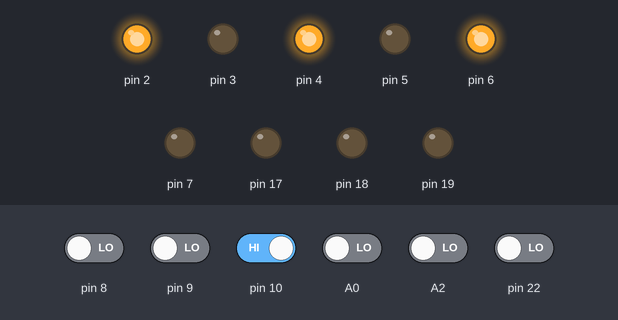
This sketch was run on a simulated Arduino Uno, built with avr-gcc and run on an emulated ATmega328P. On the bench: output pins drawn as LEDs (lit = HIGH). The test bench sets the inputs (shaded band); at power-on: pin 10 HIGH, A0, A2, pin 8, pin 9, pin 22 LOW. EEPROM starts erased; what the sketch prints to the serial monitor is not drawn.

Above: at 5.9 s.
6.0 s: pin 9 driven HIGH
At 10.2 s:
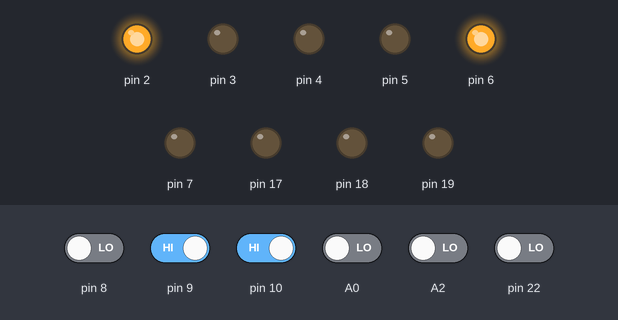
11.2 s: pin 22 driven HIGH
At 12.7 s:
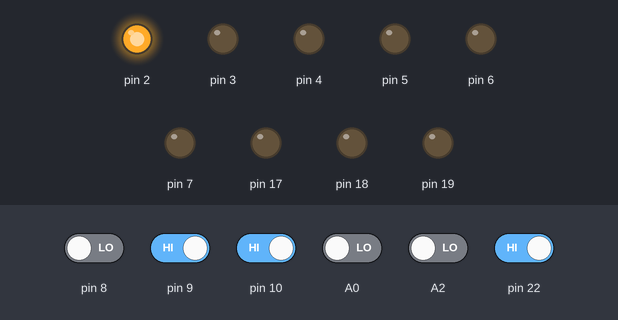
13.6 s: pin 9 driven LOW
At 14.7 s:
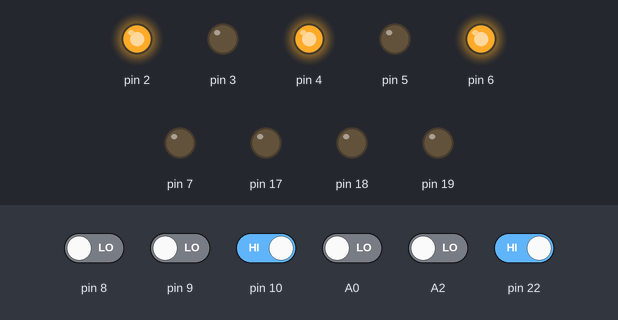
17.4 s: pin 8 driven HIGH and pin 9 driven HIGH
At 19.8 s:
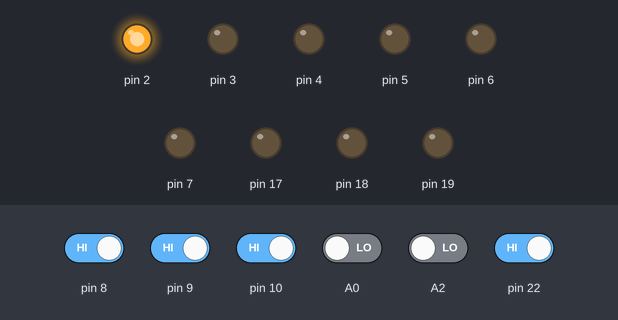
24.2 s: pin 22 driven LOW
At 24.6 s:
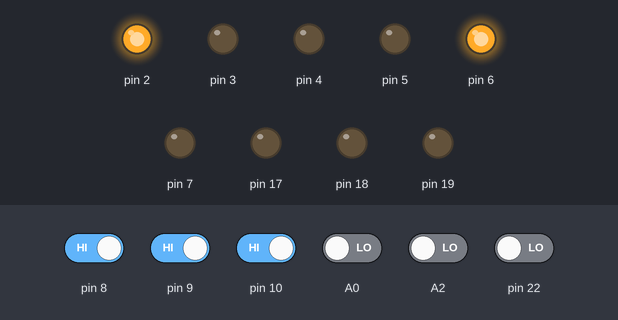
25.7 s: pin 10 driven LOW and pin 22 driven HIGH
At 27.2 s:
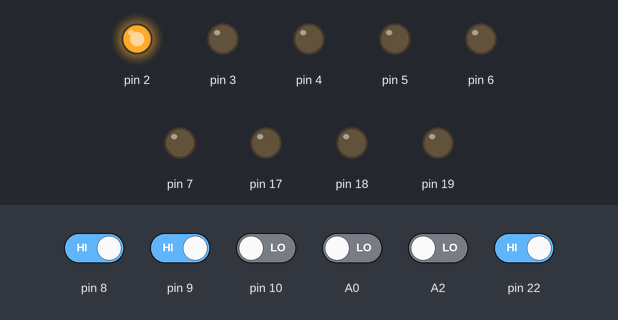
Timing chart, 0 to 28.7 s (numbered marks = the images above; inputs shaded):
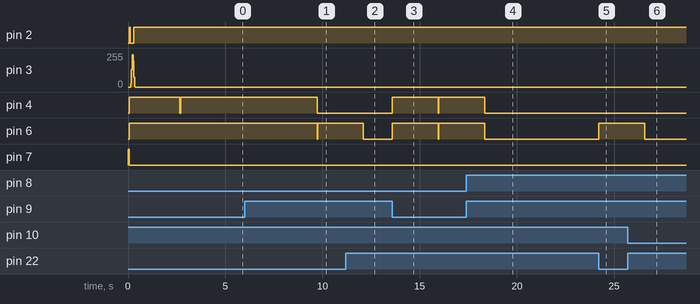

Measured:
- after the input at 6.0 s, pin 4: HIGH → LOW after 3.7 s; pin 6: HIGH → LOW after 3.7 s, → HIGH 0.03 s later
- after the input at 11.2 s, pin 6: goes on until 12.1 s, then stays LOW
- after the input at 13.6 s, pin 4, pin 6: LOW → HIGH at once, → LOW 2.4 s later, → HIGH 0.03 s later
- after the input at 17.4 s, pin 4, pin 6: goes on until 18.3 s, then stays LOW
- after the input at 24.2 s, pin 6: LOW → HIGH at once
- after the input at 25.7 s, pin 6: goes on until 26.6 s, then stays LOW
- by itself, pin 3: rises from 0/255 to 242/255 in 0.08 s, then falls to 0/255 in 0.16 s

The sketch:

SM_ARM_8M_may1_v0.ino
```cpp
#include <EEPROM.h>

int Out_MDir = 2;    // PD2 Out pin Motor Direction 0 = up / 1 = down
int Out_MPWM = 3;    // PD3 Out pin Motor PWM 0 = stop / 1 = max speed
int Out_LAMP1 = 4;   // PD4 OUT LAMP1 Main Light
int Out_LAMP2 = 6;   // PD6 OUT LAMP2 Fan On
int Out_LAMP3 = 7;   // PD7 OUT LAMP3 Battery faul
int In_PB7 = 15;     // PINB 7 Doorbell Digital Input 7
int In_PB6 = 14;     // PINB 6 Fan ON Digital Input 6
int In_PB2 = 10;     // PINB 2 Power Battery faul 0 if Battery V < 10V / 1 if Battery V > 10V
int In_PB1 = 9;      // PINB 1 Lamp turn ON Digital Input 1
int In_PB0 = 8;      // PINB 0 Limit SW Digital Input 0
int In_IRsens2 = A2; // PINC 2 Input IR sensor 2 Object in The Gate Line
int In_IRsens1 = A1; // PINC 1 Input IR sensor 1 Object in front of Gate
int In_IRsens0 = A0; // PINC 0 Input IR sensor 0 Limit SW
//int VBat = A7;       // V Bat sensor ADC 7 in
//int VPV = A6;        // V Solar panel ADC 6 in
int val = 0;      // variable to store the read value
int var = 0;      // variable for different operations
int dc = 25;    // Duty cicle
int MSpeed = 0;   // variable for Motor Speed 0=stop 25=full speed

float dataF = 0;    // direction write/read EEPROM
char data_rcvd = 0; // serial data

void setup() {
  DDRB = 0b00000000; // PORT B IN digital Inputs Port
  PORTB = 0b00000000; // PORT B pull-ups are OFF

  DDRC = 0b00111000; // PORT C IN/OUT Port
  PORTC = 0b00000000; // GATE is PULL-UP ON

  DDRD = 0b11111100; // PORT D OUT RELAY Port
  PORTD = 0b10000000; // PORT D LAMPs and Motor are OFF

  Serial.begin(9600);       // initialize UART with baud rate of 9600 bps

  cli(); // No interrupts
}

void loop() {
RESET:
  //data_rcvd = Serial.read();   // read one byte from serial buffer and save to data_rcvd

  for (;;){ //Power Battery check
  data_rcvd = PORTD;   Serial.write(data_rcvd); //setd to serial PORTD state
  delay(10000); //0,01 sec
  val = bitRead(PINB, 2); //Power Battery faul
  if (val == 0) PORTD = 0b11000000;
  else   break;  }

  //Up or Down condition check in EEPROM
  EEPROM.get(6, dataF);
  /////////////////////////////////////////////////////////// UP //////
  if (dataF == 0)
  { // If Up condition we write Down condition in EEPROM
    dataF = 1;
    EEPROM.put(6, dataF);

    //Slow start of Motor
    PORTD = 0b01011000;    data_rcvd = PORTD;   Serial.write(data_rcvd); //setd to serial PORTD state
    for (int i = 0; i < 24; i++) // timeout 9 sec
    {
      MSpeed = i;
      for (int pwm = 0; pwm < 100; pwm++){       for (int c = 0; c < dc; c++) { if (c <= MSpeed)  PORTD = 0b01011000; else PORTD = 0b01010000;}    }
    }

    //Main moving 10 sec
    for (int i = 0; i < 215; i++) // timeout 9 sec
    {
      if (MSpeed == 0) break;
      else {}
      MSpeed = 25;//ceil(25 - i / 7);
      PORTD = 0b01011000;     data_rcvd = PORTD;   Serial.write(data_rcvd); //setd to serial PORTD state
      for (int pwm = 0; pwm < 1000; pwm++){       for (int c = 0; c < dc; c++) { if (c <= MSpeed)  PORTD = 0b01011000; else PORTD = 0b01010000;}    }

      // If we get Stop command we stop moving
      val = bitRead(PINB, 0); //SW STOP
      var = bitRead(PINC, 0); //SW STOP IR
      val = val * var;
      if (val == 0)
      {
        //Turn On Light and Up motor STOP
        for (int ii = 0; ii < 25; ii++)
        {
          if (MSpeed != 0)
          {
            MSpeed--;
            for (int pwm = 0; pwm < 100; pwm++){       for (int c = 0; c < dc; c++) { if (c <= MSpeed)  PORTD = 0b01011000; else PORTD = 0b01010000;}    }
          }
          else
          {
            if (dataF == 1)         PORTD = 0b00000100; // UP + LIGHT
            else                    PORTD = 0b00000000; // UP + LIGHT
            data_rcvd = PORTD;   Serial.write(data_rcvd); //setd to serial PORTD state
            break;
          }
        }
      }
      else {}
    }

    //Turn OFF Light and Down motor in STOP
    //if (dataF == 1)         PORTD = 0b00000100; // UP + LIGHT
    //else                    PORTD = 0b00000000; // UP + LIGHT
    //data_rcvd = PORTD;   Serial.write(data_rcvd); //setd to serial PORTD state
  }
  /////////////////////////////////////////////// DOWN //////
  else
  {
    // If Down condition we write Up condition in EEPROM
    dataF = 0;
    EEPROM.put(6, dataF);

    //Slow start of Motor
    PORTD = 0b01011100;    data_rcvd = PORTD;   Serial.write(data_rcvd); //setd to serial PORTD state
    for (int i = 0; i < 24; i++) // timeout 9 sec
    {
    MSpeed = i;
    for (int pwm = 0; pwm < 100; pwm++){       for (int c = 0; c < dc; c++) { if (c <= MSpeed)  PORTD = 0b01011100; else PORTD = 0b01010100;}    }
    val = bitRead(PINC, 2); //IR Object in the gate line
    if (val == 0) goto RESET; //If any object in the gate line Arm goes to UP
    else {}
    }

    //Main moving 10 sec
    for (int i = 0; i < 215; i++) // timeout 9 sec
    {
      if (MSpeed == 0) break;
      else {}
      MSpeed = 25;//ceil(25 - i / 7);
      PORTD = 0b01011100;  data_rcvd = PORTD;   Serial.write(data_rcvd); //setd to serial PORTD state
      for (int pwm = 0; pwm < 1000; pwm++){       for (int c = 0; c < dc; c++) { if (c <= MSpeed)  PORTD = 0b01011100; else PORTD = 0b01010100;}    }

      // If we get Stop command we stop moving
      val = bitRead(PINC, 2); //IR Object in the gate line
      if (val == 0) goto RESET; //If any object in the gate line Arm goes to UP
      val = bitRead(PINB, 0); //SW STOP
      var = bitRead(PINC, 0); //SW STOP IR
      val = val * var;
      if (val == 0)
      {
        //Turn On Light and Up motor STOP
        for (int ii = 0; ii < 25; ii++)
        {
          if (MSpeed != 0)
          {
            MSpeed--;
            for (int pwm = 0; pwm < 100; pwm++){       for (int c = 0; c < dc; c++) { if (c <= MSpeed)  PORTD = 0b01011100; else PORTD = 0b01010100;}    }
          }
          else
          {
            if (dataF == 1)         PORTD = 0b00000100; // UP + LIGHT
            else                    PORTD = 0b00000000; // UP + LIGHT
            data_rcvd = PORTD;   Serial.write(data_rcvd); //setd to serial PORTD state
            break;
          }
        }
      }
      else {}
    }

    //Turn OFF Light and Down motor in STOP
    //if (dataF == 1)         PORTD = 0b00000100; // UP + LIGHT
    //else                    PORTD = 0b00000000; // UP + LIGHT
    //data_rcvd = PORTD;   Serial.write(data_rcvd); //setd to serial PORTD state
  }


  for (;;)
  {
      val = bitRead(PINB, 1); //Light
      if (val == 0)
      { if (dataF == 1)         PORTD = 0b01010100; // UP + LIGHT
        else                    PORTD = 0b01010000; // UP + LIGHT
        data_rcvd = PORTD;   Serial.write(data_rcvd); //setd to serial PORTD state
        for (int i = 0; i < 50; i++) delay(10000);  //Delay for 5 sec
        if (dataF == 1)         PORTD = 0b00000100; // UP + LIGHT
        else                    PORTD = 0b00000000; // UP + LIGHT
        data_rcvd = PORTD;   Serial.write(data_rcvd); //setd to serial PORTD state
      }

      val = bitRead(PINB, 6); //FAN
      if (val == 0)
      { if (dataF == 1)         PORTD = 0b01000100; // UP + LIGHT
        else                    PORTD = 0b01000000; // UP + LIGHT
        data_rcvd = PORTD;   Serial.write(data_rcvd); //setd to serial PORTD state
        for (int i = 0; i < 50; i++) { delay(10000);  //Delay for 5 sec
          val = bitRead(PINB, 1); //Light
          if (val == 0)
          {if (dataF == 1)      PORTD = 0b01010100; // UP + LIGHT
           else                 PORTD = 0b01010000; // UP + LIGHT
           data_rcvd = PORTD;   Serial.write(data_rcvd); //setd to serial PORTD state
           for (int i = 0; i < 50; i++) delay(10000);  //Delay for 5 sec
          }
          else {}
        }
        if (dataF == 1)         PORTD = 0b00000100; // UP + LIGHT
        else                    PORTD = 0b00000000; // UP + LIGHT
        data_rcvd = PORTD;   Serial.write(data_rcvd); //setd to serial PORTD state
      }

    delay(3000);
    if (dataF == 1)         PORTD = 0b00000100; // UP + LIGHT
    else                    PORTD = 0b00000000; // UP + LIGHT
    data_rcvd = PORTD;   Serial.write(data_rcvd); //setd to serial PORTD state
    delay(3000);
  }

}
```
